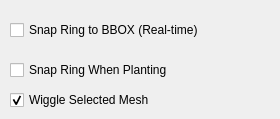
    <widget class="QWidget" name="tab">
     <attribute name="title">
      <string>Options</string>
     </attribute>
     <widget class="QCheckBox" name="chkWiggle">
      <property name="enabled">
       <bool>true</bool>
      </property>
      <property name="geometry">
       <rect>
        <x>10</x>
        <y>90</y>
        <width>261</width>
        <height>20</height>
       </rect>
      </property>
      <property name="focusPolicy">
       <enum>Qt::NoFocus</enum>
      </property>
      <property name="text">
       <string>Wiggle Selected Mesh</string>
      </property>
      <property name="checked">
       <bool>true</bool>
      </property>
     </widget>
     <widget class="QCheckBox" name="chkSnap">
      <property name="enabled">
       <bool>true</bool>
      </property>
      <property name="geometry">
       <rect>
        <x>10</x>
        <y>60</y>
        <width>211</width>
        <height>20</height>
       </rect>
      </property>
      <property name="focusPolicy">
       <enum>Qt::NoFocus</enum>
      </property>
      <property name="text">
       <string>Snap Ring When Planting </string>
      </property>
      <property name="checked">
       <bool>false</bool>
      </property>
     </widget>
     <widget class="QCheckBox" name="chkSnapReal">
      <property name="enabled">
       <bool>true</bool>
      </property>
      <property name="geometry">
       <rect>
        <x>10</x>
        <y>20</y>
        <width>261</width>
        <height>20</height>
       </rect>
      </property>
      <property name="focusPolicy">
       <enum>Qt::NoFocus</enum>
      </property>
      <property name="text">
       <string>Snap Ring to BBOX (Real-time)</string>
      </property>
      <property name="checked">
       <bool>false</bool>
      </property>
     </widget>
    </widget>
